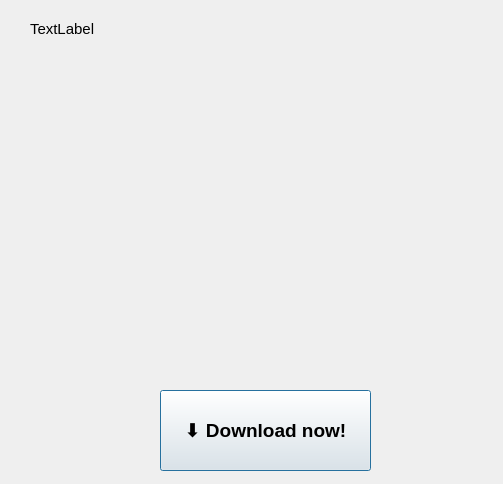
<?xml version="1.0" encoding="UTF-8"?>
<ui version="4.0">
 <class>updateDialog</class>
 <widget class="QDialog" name="updateDialog">
  <property name="geometry">
   <rect>
    <x>0</x>
    <y>0</y>
    <width>503</width>
    <height>484</height>
   </rect>
  </property>
  <property name="windowTitle">
   <string>SimpleCrypt Update</string>
  </property>
  <widget class="QPushButton" name="downloadButton">
   <property name="geometry">
    <rect>
     <x>160</x>
     <y>390</y>
     <width>211</width>
     <height>81</height>
    </rect>
   </property>
   <property name="font">
    <font>
     <pointsize>14</pointsize>
     <weight>75</weight>
     <bold>true</bold>
    </font>
   </property>
   <property name="text">
    <string>⬇️ Download now!</string>
   </property>
  </widget>
  <widget class="QLabel" name="labelArea">
   <property name="geometry">
    <rect>
     <x>30</x>
     <y>20</y>
     <width>431</width>
     <height>321</height>
    </rect>
   </property>
   <property name="font">
    <font>
     <pointsize>11</pointsize>
    </font>
   </property>
   <property name="text">
    <string>TextLabel</string>
   </property>
   <property name="alignment">
    <set>Qt::AlignLeading|Qt::AlignLeft|Qt::AlignTop</set>
   </property>
  </widget>
 </widget>
 <resources/>
 <connections/>
</ui>
